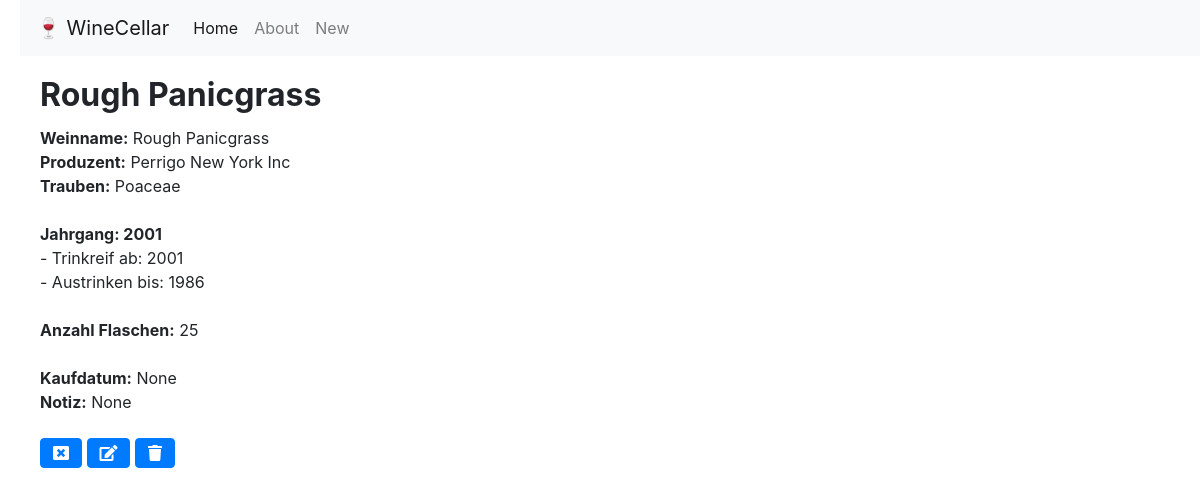
Page /wine/21 on the earlier database version.
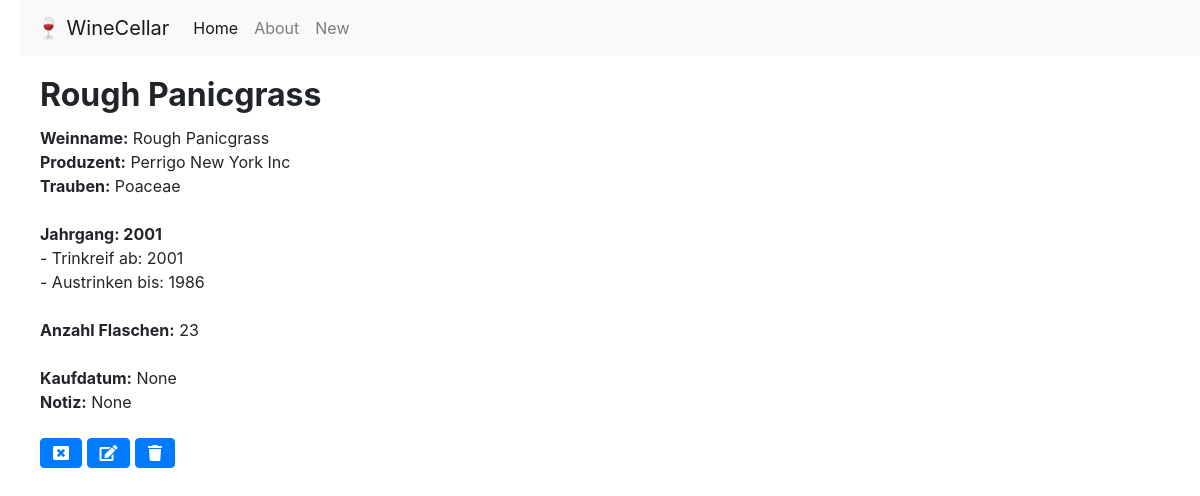
Same page on the later database version.
### wine/models.py (models this page shows)
class Wine(models.Model):
    winename = models.CharField(max_length=200, blank=True,)
    producer = models.CharField(max_length=200, blank=True,)
    grapes = models.CharField(max_length=200, blank=True,)
    year = models.CharField(max_length=200, blank=True,)
    country = models.CharField(max_length=200, blank=True,)
    region = models.CharField(max_length=200, blank=True,)
    purchase = models.CharField(max_length=200, blank=True,)
    notes = models.CharField(max_length=400, blank=True,)
    drinkfrom = models.CharField(max_length=200, blank=True,)
    drinkto = models.CharField(max_length=200, blank=True,)
    nmbrbottles = models.IntegerField(default=0)
    entrydate = models.DateTimeField('date published', null=True,)
    editdate = models.DateTimeField(null=True,)

### wine/views.py (the view)
# urls.py: path('wine/<int:pk>', views.DetailView.as_view(), name='wine_detail'),
class DetailView(generic.DetailView):
    model = Wine
    template_name = 'wine/wine_detail.html'

### wine/templates/wine/wine_detail.html (shortened to what this page needs)
{% extends "./base.html" %}
{% block content %}
  <div class="card-body">
      <h2 class="card-title"><b>{{ wine.winename }}</b></h2>
    <div class="card-text">
        <b>Weinname:</b>      {{ wine.winename }}<br>
        <b>Produzent:</b> {{ wine.producer }}<br>
        <b>Trauben:</b> {{ wine.grapes }}<br><br>
        <b>Jahrgang: {{ wine.year }}</b><br>
           - Trinkreif ab: {{ wine.drinkfrom }}<br>
           - Austrinken bis: {{ wine.drinkto }}<br>
        <br>
        <b>Anzahl Flaschen:</b> {{ wine.nmbrbottles }}<br>
      <br>
        <b>Kaufdatum:</b> {{ wine.purchase }}<br>
        <b>Notiz:</b> {{ wine.notes }}
      <br><br>
        <a href="/wine" class="btn btn-primary"><i class="fas fa-window-close"></i></a>
        <a href="{% url 'wine:wine_edit' wine.id %}" class="btn btn-primary"><i class="fas fa-edit"></i></a>
        <a href="{% url 'wine:wine_delete' wine.id %}" class="btn btn-primary"><i class="fas fa-trash"></i></a>
  </div>
  </div>
{% endblock %}

Differences in the rows shown:
changed Wine "Rough Panicgrass": nmbrbottles "25" → "23"
